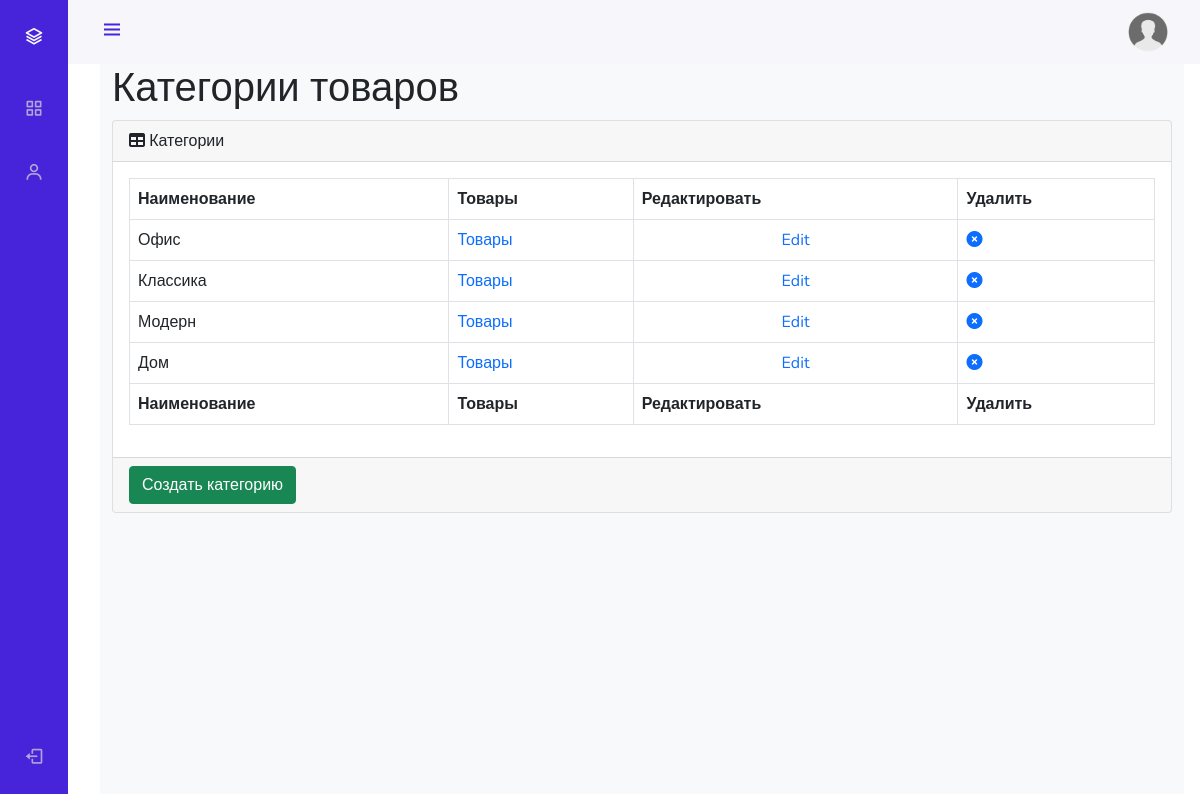
Page /admin_staff/categories/read/ (signed in) on the committed database.
### mainapp/models.py (models this page shows, shortened)
class ProductCategory(models.Model):
    name = models.CharField(verbose_name='имя', max_length=64, unique=True)
    description = models.TextField(verbose_name='описание', blank=True)
    created = models.DateTimeField(auto_now_add=True)
    updated = models.DateTimeField(auto_now=True)
    is_active = models.BooleanField(default=True)

### adminapp/views.py (the view)
# urls.py: path('categories/read/', adminapp.categories, name='categories'),
@user_passes_test(lambda u: u.is_superuser)
def categories(request):
    title = 'админка/категории'
    categories_list = ProductCategory.objects.all()
    context = {
        'title': title,
        'objects': categories_list
    }
    return render(request, 'adminapp/categories.html', context)

### mainapp/context_processors.py (called while the page is built)
def basket(request):
    print(f'context processor basket works')
    basket = []
    if request.user.is_authenticated:
        basket = Basket.objects.filter(user=request.user)
    return {
        'basket': basket,
    }

### adminapp/templates/adminapp/categories.html
{% extends 'adminapp/base.html' %}
{% load static %}
{% block content %}
<main>
    <div class="container-fluid">
        <h1 class="mt-4">Категории товаров</h1>
        <div class="card mb-4">
            <div class="card-header">
                <i class="fas fa-table mr-1"></i>
                Категории
            </div>
            <div class="card-body">
                <div class="table-responsive">
                    <table class="table table-bordered" id="dataTable" width="100%" cellspacing="0">
                        <thead>
                        <tr>
                            <th>Наименование</th>
                            <th>Товары</th>
                            <th>Редактировать</th>
                            <th>Удалить</th>
                        </tr>
                        </thead>
                        <tfoot>
                        <tr>
                            <th>Наименование</th>
                            <th>Товары</th>
                            <th>Редактировать</th>
                            <th>Удалить</th>
                        </tr>
                        </tfoot>
                        <tbody>
                        {% for category in objects %}
                            <tr {% if not category.is_active %} style="opacity: 0.5;" {% endif %}>
                                <td>{{ category.name }}</td>
                                <td><a href="{% url 'admin_staff:products' category.pk %}">Товары</a></td>
                                <td class="text-center">
                                    <a href="{% url 'admin_staff:category_update' category.pk %}">Edit</a>
                                </td>
                                <td>
                                    <a {% if not category.is_active %} class="invisible" {% endif %} href="{% url 'admin_staff:category_delete' pk=category.pk %}">
                                        <i class="fa fa-times-circle"></i>
                                    </a>
                                </td>
                            </tr>
                        {% endfor %}
                        </tbody>
                    </table>
                </div>
            </div>
            <div class="card-footer">
                <a href="{% url 'admin_staff:category_create' %}">
                    <button class="btn btn-success">Создать категорию</button>
                </a>
            </div>
        </div>
    </div>
</main>
{% endblock %}

### adminapp/static/adminapp/css/style.css (style rules this page uses)
:root { --header-height: 3rem; --nav-width: 68px; --first-color: #4723D9; --first-color-light: #AFA5D9; --white-color: #F7F6FB; --body-font: 'Nunito', sans-serif; --normal-font-size: 1rem; --z-fixed: 100 }
body { position: relative; margin: var(--header-height) 0 0 0; padding: 0 1rem; font-family: var(--body-font); font-size: var(--normal-font-size); transition: .5s }
a { text-decoration: none }
@media screen and (min-width: 768px) { body { margin: calc(var(--header-height) + 1rem) 0 0 0; padding-left: calc(var(--nav-width) + 2rem) } }

### rows in the picture
ProductCategory: name "Офис"
ProductCategory: name "Классика"
ProductCategory: name "Модерн"
ProductCategory: name "Дом"
